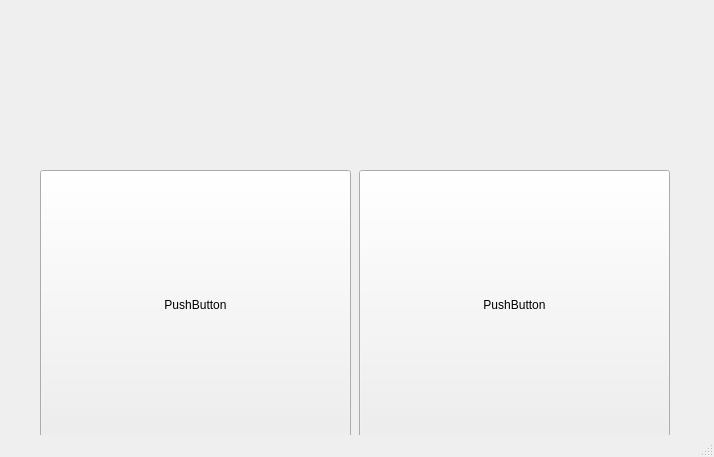
<?xml version="1.0" encoding="UTF-8"?>
<ui version="4.0">
 <class>MainWindow</class>
 <widget class="QMainWindow" name="MainWindow">
  <property name="geometry">
   <rect>
    <x>0</x>
    <y>0</y>
    <width>714</width>
    <height>457</height>
   </rect>
  </property>
  <property name="windowTitle">
   <string>MainWindow</string>
  </property>
  <widget class="QWidget" name="centralwidget">
   <widget class="QPushButton" name="pushButton">
    <property name="geometry">
     <rect>
      <x>40</x>
      <y>170</y>
      <width>311</width>
      <height>270</height>
     </rect>
    </property>
    <property name="text">
     <string>PushButton</string>
    </property>
   </widget>
   <widget class="QPushButton" name="pushButton_2">
    <property name="geometry">
     <rect>
      <x>359</x>
      <y>170</y>
      <width>311</width>
      <height>270</height>
     </rect>
    </property>
    <property name="text">
     <string>PushButton</string>
    </property>
   </widget>
  </widget>
  <widget class="QStatusBar" name="statusbar"/>
 </widget>
 <resources/>
 <connections/>
</ui>
